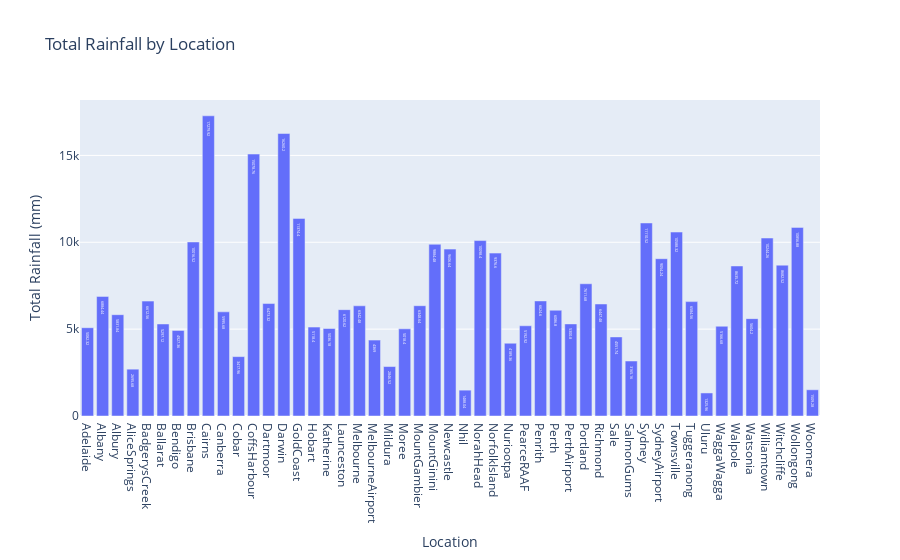

Notebook code for this chart:
### Code cell
# Plot with plotly express

fig = px.bar(
    rainfall_sum,
    x="Location",
    y="Rainfall",
    title="Total Rainfall by Location",
    labels={'Rainfall': 'Total Rainfall (mm)'},
    text='Rainfall'
)
fig.show()

### Figure 1 — Plotly figure (JSON) as saved in the notebook; plotly's stock layout.template omitted (floating-point values rounded to 4 significant figures)
{"data": [{"alignmentgroup": "True", "hovertemplate": "Location=%{x}<br>Total Rainfall (mm)=%{text}<extra></extra>", "legendgroup": "", "marker": {"color": "#636efa", "pattern": {"shape": ""}}, "name": "", "offsetgroup": "", "orientation": "v", "showlegend": false, "text": [5082.0, 6884.0, 5832.0, 2696.0, 6613.0, 5297.0, 4927.0, 10020.0, 17280.0, 5996.0, 3418.0, 15080.0, 6473.0, 16260.0, 11370.0, 5118.0, 5036.0, 6121.0, 6342.0, 4369, 2847.0, 5018.0, 6349.0, 9884.0, 9607.0, 1488.0, 10100.0, 9377.0, 4189.0, 5193.0, 6625.0, 6087.0, 5301.0, 7612.0, 6447.0, 4552.0, 3165.0, 11110.0, 9054.0, 10590.0, 6585.0, 1326.0, 5167.0, 8636.0, 5604.0, 10240.0, 8683.0, 10860.0, 1509.0], "textposition": "auto", "type": "bar", "x": ["Adelaide", "Albany", "Albury", "AliceSprings", "BadgerysCreek", "Ballarat", "Bendigo", "Brisbane", "Cairns", "Canberra", "Cobar", "CoffsHarbour", "Dartmoor", "Darwin", "GoldCoast", "Hobart", "Katherine", "Launceston", "Melbourne", "MelbourneAirport", "Mildura", "Moree", "MountGambier", "MountGinini", "Newcastle", "Nhil", "NorahHead", "NorfolkIsland", "Nuriootpa", "PearceRAAF", "Penrith", "Perth", "PerthAirport", "Portland", "Richmond", "Sale", "SalmonGums", "Sydney", "SydneyAirport", "Townsville", "Tuggeranong", "Uluru", "WaggaWagga", "Walpole", "Watsonia", "Williamtown", "Witchcliffe", "Wollongong", "Woomera"], "xaxis": "x", "y": [5082.0, 6884.0, 5832.0, 2696.0, 6613.0, 5297.0, 4927.0, 10020.0, 17280.0, 5996.0, 3418.0, 15080.0, 6473.0, 16260.0, 11370.0, 5118.0, 5036.0, 6121.0, 6342.0, 4369, 2847.0, 5018.0, 6349.0, 9884.0, 9607.0, 1488.0, 10100.0, 9377.0, 4189.0, 5193.0, 6625.0, 6087.0, 5301.0, 7612.0, 6447.0, 4552.0, 3165.0, 11110.0, 9054.0, 10590.0, 6585.0, 1326.0, 5167.0, 8636.0, 5604.0, 10240.0, 8683.0, 10860.0, 1509.0], "yaxis": "y"}], "layout": {"barmode": "relative", "legend": {"tracegroupgap": 0}, "title": {"text": "Total Rainfall by Location"}, "xaxis": {"anchor": "y", "domain": [0, 1], "title": {"text": "Location"}}, "yaxis": {"anchor": "x", "domain": [0, 1], "title": {"text": "Total Rainfall (mm)"}}}}
